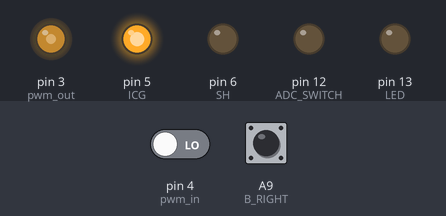
A sketch run on a simulated Teensy 3. Shown: output pins drawn as LEDs (lit = HIGH). The inputs (shaded band) are chosen by the test bench; at power-on: A9 (B_RIGHT) LOW, pin 4 (pwm_in) LOW.

Above: at 1.2 s.
1.3 s: A9 (B_RIGHT) pulled HIGH for 0.15 s
At 1.9 s:
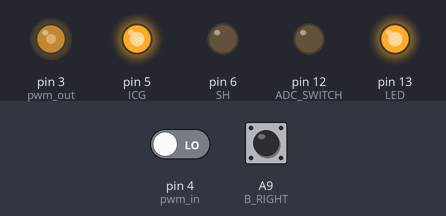
2.9 s: pin 4 (pwm_in) driven HIGH
At 3.4 s:
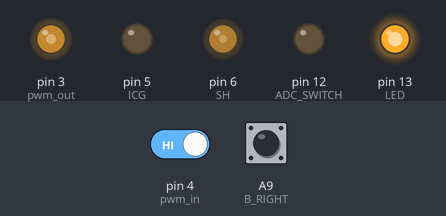
Timing chart, 0 to 5.9 s (numbered marks = the images above; inputs shaded):
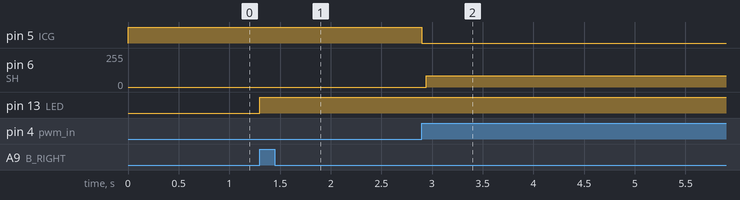

The sketch:

calibration_code.ino
```cpp
#include "img_sensor.h"
#include "disp.h"

// Teensy LC has the LED on pin 13
#define LED 13
#define LED_ON() digitalWriteFast(LED,HIGH)
#define LED_OFF() digitalWriteFast(LED,LOW)

volatile bool calibrating = false;

// Setup
void setup() {
    // initialize digital pins
    pinMode(pwm_out, OUTPUT);
    pinMode(pwm_in, INPUT);
    pinMode(LED, OUTPUT);
    pinMode(ICG, OUTPUT);
    pinMode(SH, OUTPUT);
    pinMode(ADC_SWITCH, OUTPUT);
    pinMode(LSB, INPUT);
    pinMode(B2, INPUT);
    pinMode(B3, INPUT);
    pinMode(B4, INPUT);
    pinMode(B5, INPUT);
    pinMode(B6, INPUT);
    pinMode(B7, INPUT);
    pinMode(MSB, INPUT);
    pinMode(B_RIGHT, INPUT);

    attachInterrupt(B_RIGHT, calibrate_start, RISING);

    // configure pwm pins 2,3,4 to set frequency
    analogWriteFrequency(pwm_out, master_clock_freq);
    // configure pwm resolution to allow up to 1.5 MHz
    analogWriteResolution(5);

    // ensure ADC is off when unused
    digitalWriteFast(ADC_SWITCH, LOW);
    // configure ICG, SH states, start master clock
    initialize_sensor();
    // intialize and configure 7 seg display
    initialize_disp();

    // begin usb serial
    Serial.begin(9600);
}

void calibrate_start()
{
    cli();
    if (calibrating == false) {
        LED_ON();
        calibrating = true;
    }
    sei();
}

// Main Loop
void loop() {

    // calibrate
    if (calibrating == true) {
        initial = calibration(30);
        Serial.print("CALIBRATED ");
        Serial.println(initial);
        // stop calibration
        update_disp(initial);
        calibrating = false;
        LED_OFF();
    }
    delay(500);
}
```

disp.cpp
```cpp
#include "disp.h"

SoftwareSerial S7Seg(RX1, TX1); //RX pin, TX pin
uint16_t update_count = 0;

void initialize_disp() {
	//Talk to the Serial7Segment at 9600 bps
	S7Seg.begin(9600);
	// clear display
	CLEAR_DISP();
	// Brightness control command
	S7Seg.write(0x7A);
	S7Seg.write((unsigned char) 250);  // 0 is dimmest, 255 is brightest
}

void num2disp(uint16_t num) {
	if (num < 100) {
		S7Seg.write("  ");
		S7Seg.print(num);
	} else if (num < 1000) {
		S7Seg.write(" ");
		S7Seg.print(num);
	}  else {
		S7Seg.print(num);
	}
}

void update_disp(uint16_t num) {

	CLEAR_DISP();
	num2disp(num);

}

float index2mm(uint16_t num){
	return (SLOPE * (float) num) + OFFSET;
}
```

disp.h
```cpp
#ifndef DISP_H
#define DISP_H

#include <SoftwareSerial.h>

#define RX1 0
#define TX1 1

#define REFRESH_RATE 8
#define SLOPE 1
#define OFFSET 0

extern SoftwareSerial S7Seg;

#define CLEAR_DISP() S7Seg.write(0x76)

void initialize_disp();
void num2disp(uint16_t num);
void update_disp(uint16_t num);
float index2mm(uint16_t num);

#endif
```

img_sensor.cpp
```cpp
#include "img_sensor.h"
#include "disp.h"

IntervalTimer sh_up, sh_down;
uint16_t running_avg = 0;
int initial = 0;

void initialize_sensor() {
	// stop interval timers
	SH_HIGH_STOP();
	SH_DOWN_STOP();
	// set initial ICG/SH conditions
	ICG_HIGH();
	SH_LOW();
	analogWrite(pwm_out, 15); // start PWM at 50% duty cycle
}

void handshake() {
	uint8_t t1_pulse = T1_PULSE_COUNT;
	uint16_t t3_pulse_length = SH_LOW_TIMER - SH_HIGH_TIMER;

	wait_for_rising_edge();
	ICG_LOW(); // t2 start

	// digital write used since it takes approx. 830 ns.
	digitalWrite(SH, HIGH); //  t3 start
	sh_down.begin(sh_first_pulse_down, t3_pulse_length);

	// wait for some pulses before starting measurement
	wait_clock_rising_counts(t1_pulse);
}

uint16_t capture() {
	handshake();

	// start measurements
	wait_for_rising_edge();
	ICG_HIGH();

	// element readout time
	uint16_t val = wait_while_reading(1546); // 1546 elements

	// reset conditions
	initialize_sensor();
	// last integration time should be slightly longer to allow resynchronization
	wait_clock_rising_counts(SYNC_PULSE_COUNT);
	return val;
}

void wait_for_rising_edge() {
	while (digitalReadFast(pwm_in) == LOW) {}
}

void wait_for_falling_edge() {
	while (digitalReadFast(pwm_in) == HIGH) {}
}

// Wait for a certain number of rising edges. Waits for period T = 1/F
void wait_clock_rising_counts(int n) {
	for (uint16_t c = 0; c < n; c++) {
		// wait one period
		wait_for_rising_edge();
		wait_for_falling_edge();
	}
}

uint16_t wait_while_reading(int n) {
	uint8_t num = 255;
	uint8_t b1, b2, b3, b4, b5, b6, b7, b8;
	uint8_t values[n];
	uint16_t min_i;

	for (uint16_t c = 0; c < n; c++) {
		// wait two periods

		b1 = digitalReadFast(LSB);
		b2 = digitalReadFast(B2);
		b3 = digitalReadFast(B3);
		// wait_for_rising_edge();
		b4 = digitalReadFast(B4);


		b5 = digitalReadFast(B5);
		b6 = digitalReadFast(B6);

		wait_clock_rising_counts(1);

		b7 = digitalReadFast(B7);
		// wait_for_falling_edge();
		b8 = digitalReadFast(MSB);


		values[c] = b8 << 7 | b7 << 6 | b6 << 5 | b5 << 4 | b4 << 3 | b3 << 2 | b2 << 1 | b1;

		// wait_for_rising_edge();

		if (values[c] < num) {
			num = values[c];
			min_i = c;
		}

		// wait_for_falling_edge();

		wait_clock_rising_counts(1);
	}

	//TODO convert peak index to a mm reading

	// get saturated peak's other side's index
	int k = n;
	for (int j = min_i; j < n; j++) {
		if (values[j] - values[min_i] > 2) {
			k = j;
			break;
		}
	}
	// compute the central index
	uint16_t min_avg = (k + min_i) / 2;

	// compute running avg of peak readings
	running_avg = (AVG_APLHA * min_avg) + (1.0 - AVG_APLHA) * running_avg;
	// dont display peak reading
	// update_disp(running_avg);

	return running_avg;
}

int calibration(int n) {
	running_avg = 0;
	for (uint8_t i = 0; i < 100; i++) {
		capture();
	}
	int val = 0;
	for (uint8_t i = 0; i < n; i++) {
		val += capture();
	}
	return val / n;
}

/* ISRs */
void sh_first_pulse_down() {
	SH_LOW();
	SH_HIGH_STOP();
	SH_HIGH_START();
	SH_LOW_START();
}

void sh_up_wrapper() {
	SH_HIGH();
	SH_HIGH_STOP();
}

void sh_down_wrapper() {
	SH_LOW();
	SH_HIGH_START();
}
```

img_sensor.h
```cpp
#ifndef IMG_SENSOR_H
#define IMG_SENSOR_H

#include <Arduino.h>

/* TCD Pins */

// PWM frequency
#define master_clock_freq 400000 // 2500 ns per period (400 kHz)

// pwm pin
#define pwm_out 3
// pin measuring pwm
#define pwm_in 4
// integration clear gate and shift
#define ICG 5
#define SH 6

// ADC pins
#define MSB 14
#define B7 15
#define B6 16
#define B5 17
#define B4 18
#define B3 19
#define B2 20
#define LSB 21

#define ADC_SWITCH 12

// Buttons
#define B_LEFT 22
#define B_RIGHT 23

// SH_LOW_TIMER determines total exposure time
// No shutter exposure time ~ 7500us
// 80us EXPOSURE 50 80, t1pulse 18, syncpulse 25
// 100us EXPOSURE 70 100, t1pulse 20, syncpulse 30
// 120us EXPOSURE 80 120, with 25 t1pulse, 30 end wait pulse
// 200us EXPOSURE  150 200, t1pulse 35, syncpulse 50
#define SH_HIGH_TIMER 50
#define SH_LOW_TIMER 80
#define T1_PULSE_COUNT 18
#define SYNC_PULSE_COUNT 23

#define AVG_APLHA 0.05 //prev value 0.07

#define ICG_HIGH() digitalWriteFast(ICG,HIGH)
#define ICG_LOW() digitalWriteFast(ICG,LOW)
#define SH_HIGH() digitalWriteFast(SH,HIGH)
#define SH_LOW() digitalWriteFast(SH,LOW)

extern IntervalTimer sh_up;
extern IntervalTimer sh_down;
extern int initial;

void initialize_sensor();
void handshake();
uint16_t capture();
int calibration(int n);
void wait_for_rising_edge();
void wait_for_falling_edge();
void wait_clock_rising_counts(int n);
uint16_t wait_while_reading(int n);
void sh_first_pulse_down();
void sh_up_wrapper();
void sh_down_wrapper();

#define SH_HIGH_START() sh_up.begin(sh_up_wrapper, SH_HIGH_TIMER)
#define SH_HIGH_STOP() sh_up.end()
#define SH_LOW_START() sh_down.begin(sh_down_wrapper, SH_LOW_TIMER)
#define SH_DOWN_STOP() sh_down.end()

#endif
```

Measured:
- after the input at 1.3 s, pin 13 (LED): LOW → HIGH at once
- after the input at 2.9 s, pin 5 (ICG): HIGH → LOW at once; pin 6 (SH): 0/255 → 83/255 at once
